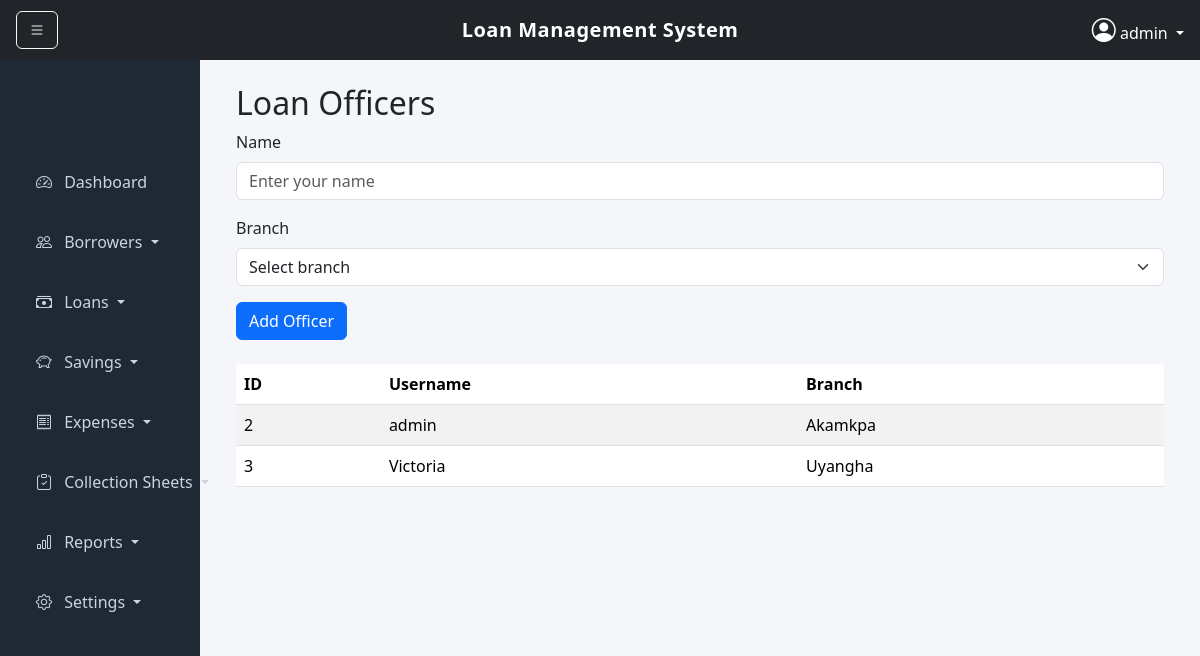
Screenshot of /officers/ (signed in) with the database file from the repository.
### core/models.py (models this page shows, shortened)
class LoanOfficer(models.Model):
    user = models.OneToOneField(User, on_delete=models.CASCADE)
    organization = models.ForeignKey(Organization, on_delete=models.CASCADE)
    branch = models.ForeignKey(Branch, on_delete=models.CASCADE)

class Branch(models.Model):
    organization = models.ForeignKey(Organization, on_delete=models.CASCADE)
    name = models.CharField(max_length=200)

### core/views.py (the view, shortened to what this page needs)
# urls.py: path('officers/', views.loan_officers, name='loan_officers'),
@login_required
def loan_officers(request):
    branches = Branch.objects.filter(organization=request.user.loanofficer.organization)
    officers = LoanOfficer.objects.filter(organization=request.user.loanofficer.organization)
    return render(request, "loan_officers.html", {"branches": branches, "officers": officers})

### core/templates/loan_officers.html (shortened to what this page needs)
{% extends 'base.html' %}
{% block content %}
<div class="container">
    <h2>Loan Officers</h2>
    <form method="POST" class="mb-4">
        <div class="mb-3">
            <label for="username" class="form-label">Name</label>
            <input type="text" class="form-control" name="username" id="username" placeholder="Enter your name"
                required>
        </div>
        <div class="mb-3">
            <label for="branch" class="form-label">Branch</label>
            <select class="form-select" name="branch" id="branch" required>
                <option value="" selected disabled>Select branch</option>
            </select>
        </div>
        <button type="submit" class="btn btn-primary">Add Officer</button>
    </form>
    <table class="table table-striped">
        <thead>
            <tr>
                <th>ID</th>
                <th>Username</th>
                <th>Branch</th>
            </tr>
        </thead>
        <tbody>
            {% for officer in officers %}
            <tr>
                <td>{{ officer.id }}</td>
                <td>{{ officer.user.username }}</td>
                <td>{{ officer.branch.name }}</td>
            </tr>
            {% empty %}
            <tr>
                <td colspan="3" class="text-center">No loan officers found.</td>
            </tr>
            {% endfor %}
        </tbody>
    </table>
</div>
{% endblock %}

### core/templates/base.html (shortened to what this page needs)
<!DOCTYPE html>
<html lang="en">
  <head>
    <link href="https://cdn.jsdelivr.net/npm/bootstrap@5.3.2/dist/css/bootstrap.min.css" rel="stylesheet">
    <link href="https://cdn.jsdelivr.net/npm/bootstrap-icons@1.11.1/font/bootstrap-icons.css" rel="stylesheet">
  </head>
  <body>
    <nav class="navbar navbar-dark bg-dark topbar px-3 position-relative">
      <button class="btn btn-outline-light me-2" id="toggleSidebar">
        <i class="bi bi-list"></i>
      </button>
      <span class="navbar-brand project-title">
        Loan Management System
      </span>
      <div class="dropdown ms-auto">
        <a class="text-white dropdown-toggle text-decoration-none" href="#" data-bs-toggle="dropdown">
          <i class="bi bi-person-circle fs-4"></i>
          {{ request.user.username }}
        </a>
      </div>
    </nav>
    <div class="container-fluid">
      <div class="row">
        <div id="sidebar" class="col-md-3 col-lg-2 sidebar p-3">
          <div class="nav flex-column sidebar-menu">
            <a href="/" class="nav-link">
              <i class="bi bi-speedometer2 me-2"></i> Dashboard
            </a>
            <div class="nav-item dropdown">
              <a class="nav-link dropdown-toggle" href="#" data-bs-toggle="collapse" data-bs-target="#borrowersMenu">
                <i class="bi bi-people me-2"></i> Borrowers
              </a>
            </div>
            <div class="nav-item dropdown">
              <a class="nav-link dropdown-toggle" href="#" data-bs-toggle="collapse" data-bs-target="#loansMenu">
                <i class="bi bi-cash-stack me-2"></i> Loans
              </a>
            </div>
            <div class="nav-item dropdown">
              <a class="nav-link dropdown-toggle" href="#" data-bs-toggle="collapse" data-bs-target="#savingsMenu">
                <i class="bi bi-piggy-bank me-2"></i> Savings
              </a>
            </div>
            <div class="nav-item dropdown">
              <a class="nav-link dropdown-toggle" href="#" data-bs-toggle="collapse" data-bs-target="#expensesMenu">
                <i class="bi bi-receipt me-2"></i> Expenses
              </a>
            </div>
            <div class="nav-item dropdown">
              <a class="nav-link dropdown-toggle" href="#" data-bs-toggle="collapse" data-bs-target="#collectionsMenu">
                <i class="bi bi-clipboard-check me-2"></i> Collection Sheets
              </a>
            </div>
            <div class="nav-item dropdown">
              <a class="nav-link dropdown-toggle" href="#" data-bs-toggle="collapse" data-bs-target="#reportsMenu">
                <i class="bi bi-bar-chart me-2"></i> Reports
              </a>
            </div>
            <div class="nav-item dropdown">
              <a class="nav-link dropdown-toggle" href="#" data-bs-toggle="collapse" data-bs-target="#settingsMenu">
                <i class="bi bi-gear me-2"></i> Settings
              </a>
            </div>
          </div>
        </div>
        <div id="content" class="col content">
          {% block content %}{% endblock %}
        </div>
      </div>
    </div>
  </body>
</html>

### core/templates/base.html (style rules this page uses)
body { background-color: #f4f6f9; }
.topbar { height: 60px; }
.project-title { position: absolute; left: 50%; transform: translateX(-50%); font-weight: 600; letter-spacing: 0.5px; }
.sidebar { min-height: 100vh; background-color: #1f2933; transition: all 0.3s ease; }
.sidebar .nav-link { color: #cbd5e1; padding: 14px 20px; margin-bottom: 8px; border-radius: 6px; }
.sidebar-menu { padding-top: 80px; }
.content { padding: 24px; transition: margin-left 0.3s ease; }

### rows the page displays
LoanOfficer: id "2", user.username "admin", branch.name "Akamkpa"
LoanOfficer: id "3", user.username "Victoria", branch.name "Uyangha"

### other values shown
{{ request.user.username }} "admin"
